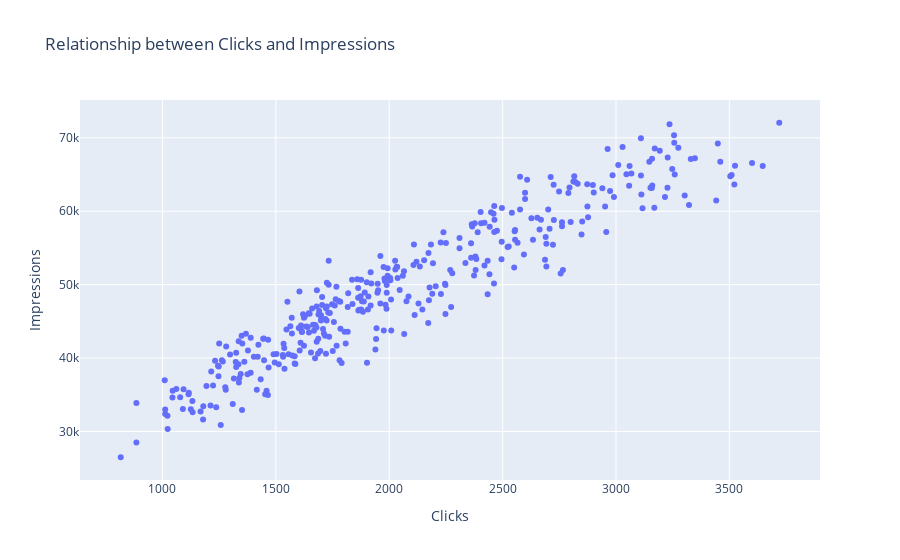

The cell this chart's notebook holds for it:
### Code cell
# Create a scatter plot to visualize the relationship between Clicks and Impressions
fig = px.scatter(data, x='Clicks', y='Impressions', title='Relationship between Clicks and Impressions',
                labels={'Clicks':'Clicks', 'Impressions':'Impressions'})

#customize the layout
fig.update_layout(xaxis_title='Clicks', yaxis_title='Impressions')

#Show the plot
fig.show()

### Figure 1 — Plotly figure (JSON) as saved in the notebook; plotly's stock layout.template omitted (floating-point values rounded to 4 significant figures; data arrays with more than 128 entries replaced by an {"elided": "..."} marker saying what was removed)
{"data": [{"hovertemplate": "Clicks=%{x}<br>Impressions=%{y}<extra></extra>", "legendgroup": "", "marker": {"color": "#636efa", "symbol": "circle"}, "mode": "markers", "name": "", "orientation": "v", "showlegend": false, "type": "scatter", "x": {"elided": "365 int values"}, "xaxis": "x", "y": {"elided": "365 int values"}, "yaxis": "y"}], "layout": {"legend": {"tracegroupgap": 0}, "title": {"text": "Relationship between Clicks and Impressions"}, "xaxis": {"anchor": "y", "domain": [0, 1], "title": {"text": "Clicks"}}, "yaxis": {"anchor": "x", "domain": [0, 1], "title": {"text": "Impressions"}}}}
